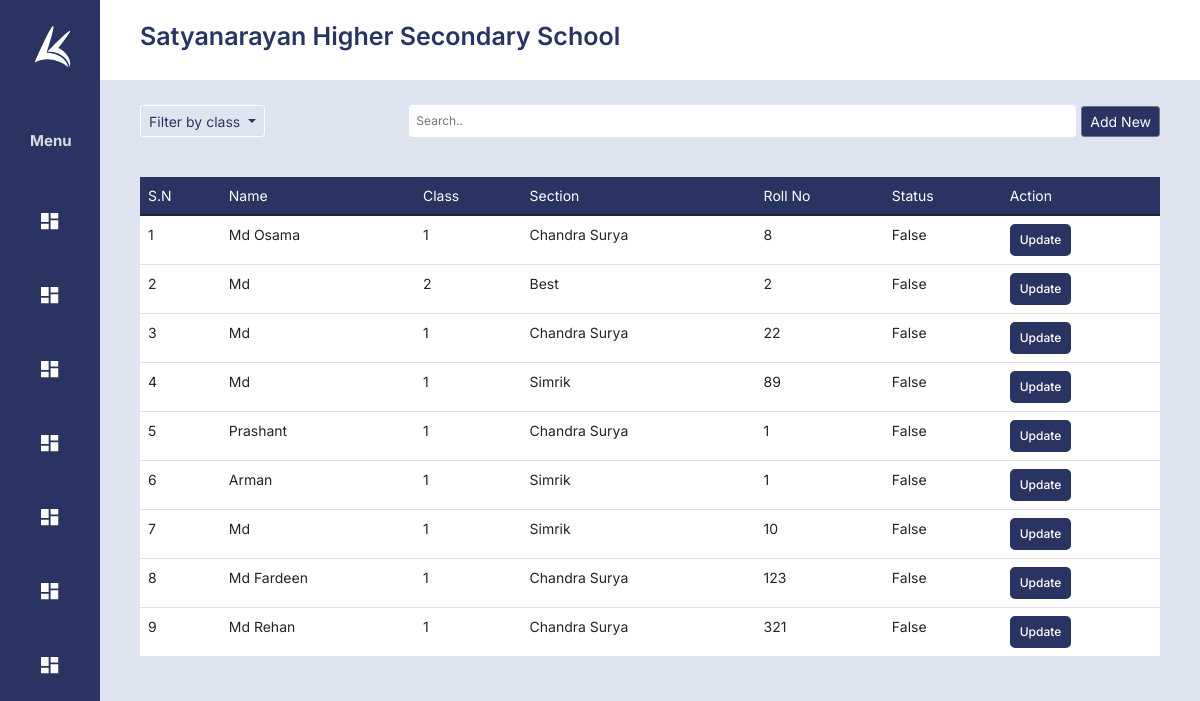
The app's page /students (signed in) with its own data.
### school/models.py (models this page shows, shortened)
class School(models.Model):
    id = models.IntegerField(primary_key=True, auto_created=True, unique=True, editable=False)
    school_name  = models.CharField(max_length=225)
    school_address  = models.CharField(max_length=225)
    date_registration  =  models.DateField()
    date_expiration  = models.DateField()
    is_active = models.BooleanField(default=True,)
    user  = models.OneToOneField(User, on_delete=models.CASCADE, unique=True,default=None, null=True,blank=True)
    def __str__(self):
        return self.school_name

class Student(models.Model):
    id = models.IntegerField(primary_key=True, auto_created=True, unique=True, editable=False)
    school =  models.ForeignKey(School, on_delete=models.CASCADE,null=True)
    profile_pic = models.FileField(upload_to='profiles/',null=True)
    medium_of_education = models.CharField(max_length=255,choices=[('English', 'English'), ('Nepali', 'Nepali'), ('Urdu', 'Urdu')],null=True, default='English')
    grade  = models.ForeignKey(Class, on_delete=models.CASCADE,)
    section  = models.ForeignKey(Section, on_delete=models.CASCADE,)
    registration_date = models.DateField(auto_now=True)
    first_name = models.CharField(max_length=225,null=False)
    middle_name = models.CharField(max_length=225,null=True, blank=True)
    last_name = models.CharField(max_length=225,null=True)
    student_dob = models.DateField(default=datetime.now)
    student_gender = models.CharField(max_length=255,choices=[('Male', 'Male'), ('Female', 'Female'), ('Others', 'Others')], null=True) # drop down
    email = models.CharField(max_length=225,null=True)
    mobile_no = models.IntegerField(null=True)
    alternate_mobile_no = models.IntegerField(null=True)
    country = CountryField() # drop down
    state = models.CharField(max_length=225,null=True) # drop down
    city = models.CharField(max_length=225,null=True) # drop down
    zip = models.CharField(max_length=225,null=True) # drop down
    roll_no = models.IntegerField(null=True)
    previous_school_name = models.CharField(max_length=225,null=True,blank=True)
    previous_school_Address = models.CharField(max_length=225, null=True,blank=True)
    parent = models.ForeignKey(Parent, on_delete=models.CASCADE,null=True, blank=True)
    user  = models.OneToOneField(User, on_delete=models.CASCADE, unique=True,default=None, null=True,blank=True)
    transfer_certificate = models.FileField(upload_to='files/', blank=True)
    is_active = models.BooleanField(default=True,blank=True)

class Section(models.Model):
    id = models.IntegerField(primary_key=True, auto_created=True, unique=True, editable=False)
    school =  models.ForeignKey(School, on_delete=models.CASCADE,null=True)
    grade = models.ForeignKey(Class, on_delete=models.CASCADE,)
    section_name = models.CharField(max_length=225)
    is_active = models.BooleanField(default=True)
    def __str__(self):
        return self.section_name

class Class(models.Model):
    id = models.IntegerField(primary_key=True, auto_created=True, unique=True, editable=False)
    school =  models.ForeignKey(School, on_delete=models.CASCADE,null=True)
    class_name  = models.CharField(max_length=225)
    is_active = models.BooleanField(default=True)
    def __str__(self):
        return self.class_name

### school/views.py (the view)
# urls.py: path('students', views.students, name='students'),
@login_required(login_url='/login')
def students(request):
    school = getschool(request)
    if not school:
        return redirect('/login')
    students = getStudents(request)
    classes = getClasses(request)
    context ={'school': school, 'students': students, 'classes': classes}
    return render(request, 'students.html', context)

### school/functions.py (called while the page is built)
def getschool(request):
    schools =  School.objects.filter(user = request.user)
    school = None
    if schools:
        school = schools[0]
    return school

def getClasses(request):
    return Class.objects.filter(school = getschool(request)).all()

def getStudents(request, grade=None):
    students = None
    if grade != None:
        students = Student.objects.filter(school = getschool(request)).all().filter(grade=grade)
    else:
        students = Student.objects.filter(school = getschool(request)).all()
    return students

### templates/students.html (shortened to what this page needs)
{% extends 'dashboardskeleton.html' %}
{% block body %}
<link rel="stylesheet" href="/static/css/users.css">
<div class="options">
    <div class="btn-group">
        <button class="btn btn-secondary btn-sm dropdown-toggle filter" type="button" data-bs-toggle="dropdown" aria-expanded="false">
            Filter by class
        </button>
    </div>
    <div class="table-actions">
        <input type="text" class="searchfiled" placeholder="Search.." oninput="search(this.value, 'table')">
        <a href="/register/student/">
            <div class="btn-group">
                <button class="btn btn-secondary btn-sm btn-c" type="button" >Add New</button>
            </div>
        </a>
    </div>
</div>
<table class="table">
    <thead>
        <td>
            S.N
        </td>
        <td>
            Name
        </td>
        <td>
            Class
        </td>
        <td>
            Section
        </td>
        <td>
            Roll No
        </td>
        <td>
            Status
        </td>
        <td>
            Action
        </td>
    </thead>
    <tbody id="table">
        {% for student in students %}
        <tr>
            <td>
                {{forloop.counter }}
            </td>
            <td id="name">
                {{student.first_name}}
            </td>
            <td id="grade">
                {{student.section.grade}}
            </td>
            <td id="section">
                {{student.section}}
            </td>
            <td>
                {{student.roll_no}}
            </td>
            <td>
                {{student.is_active}}
            </td>
            <td>
                <a href="/register/student?id={{student.id}}">
                    <button>Update</button>
                </a>
            </td>
        </tr>
        {% endfor %}
    </tbody>
</table>
{% endblock body %}

### templates/dashboardskeleton.html (shortened to what this page needs)
<!DOCTYPE html>
<html lang="en">
  <head>
    <link
      href="https://cdn.jsdelivr.net/npm/bootstrap@5.1.3/dist/css/bootstrap.min.css"
      rel="stylesheet"
    />
    <link rel="stylesheet" href="/static/css/style.css" />
  </head>
  <body>
    <div class="c-body">
    <div class="drawer">
            <div class="drawer-header">
                <img class="large-logo" src="/static/assets/logo.svg" alt="logo" /><img class="small-logo"
                    src="/static/assets/smLogo.svg" alt="logo" />
            </div>
            <div class="drawer-heading">Menu</div>
            <a href="/dashboard">
                  <div class="drawer-comp">
                <span><img class="drawer-comp-logo" src="/static/assets/dashboard.svg" alt="" /></span>
            </div>
            </a>
            <p>
            <a class="drawer-comp" data-bs-toggle="collapse" href="#collapseExample" role="button" aria-expanded="false" aria-controls="collapseExample">
                <span><img class="drawer-comp-logo" src="/static/assets/dashboard.svg" alt="" /></span>
            </a>
            </p>
              <p>
            <a class="drawer-comp" data-bs-toggle="collapse" href="#collapseExample1" role="button" aria-expanded="false" aria-controls="collapseExample1">
                <span><img class="drawer-comp-logo" src="/static/assets/dashboard.svg" alt="" /></span>
            </a>
            </p>
              <p>
            <a class="drawer-comp" data-bs-toggle="collapse" href="#collapseExample2" role="button" aria-expanded="false" aria-controls="collapseExample2">
                <span><img class="drawer-comp-logo" src="/static/assets/dashboard.svg" alt="" /></span>
            </a>
            </p>
           <p>
            <a class="drawer-comp" data-bs-toggle="collapse" href="#collapseExample3" role="button" aria-expanded="false" aria-controls="collapseExample3">
                <span><img class="drawer-comp-logo" src="/static/assets/dashboard.svg" alt="" /></span>
            </a>
            </p>
              <p>
            <a class="drawer-comp" data-bs-toggle="collapse" href="#collapseExample4" role="button" aria-expanded="false" aria-controls="collapseExample4">
                <span><img class="drawer-comp-logo" src="/static/assets/dashboard.svg" alt="" /></span>
            </a>
            </p>
              <p>
            <a class="drawer-comp" data-bs-toggle="collapse" href="#collapseExample5" role="button" aria-expanded="false" aria-controls="collapseExample5">
                <span><img class="drawer-comp-logo" src="/static/assets/dashboard.svg" alt="" /></span>
            </a>
            </p>
        </div>
      <div class="d-body">
        <div class="c-nav">
            <h2 class='school-name'>
            {{school}}
            </h2>
        </div>
        {% block body %}
        {% endblock body %}
    </div>
  </body>
</html>

### static/css/style.css (style rules this page uses)
body { font-family: "Inter", sans-serif; }
.c-body { background-color: #DFE5F0; margin: 0px; }
.drawer { width: 250px; background-color: #293462; min-height: 100vh; margin: 0; min-width: 250px; transition: .5s; display: flex; flex-direction: column; }
.drawer-comp { color: white; font-size: 16px; text-decoration: none; display: flex; flex-direction: row; justify-content: flex-start; align-content: space-around; align-items:center; padding: 10px 20px; }
.drawer-comp-logo { margin-right: 15px; }
.drawer-header { color: white; display: flex; flex-direction: column; align-items: center; margin: 50px 20px; transition: .5s; }
.drawer-heading { color: rgba(255, 255, 255, 0.853); font-size: 20px; font-weight: 700; padding: 30px; }
.small-logo { display: none; transition: .5s; }
.c-body { display: flex; flex-direction: row; }
.d-body { display: flex; width: 100%; flex-direction: column; }
.c-nav { background-color: #FFFFFF; color: #000; height: 80px; display: flex; flex-direction: row; align-items: center; padding-left: 40px; margin-bottom: 25px; }
.school-name { font-size: 25px; font-weight: 600; color: #293462; }
@media only screen and (max-width: 1200px) { .small-logo { display: block; } }
@media only screen and (max-width: 1200px) { .drawer-header { margin: 25px 20px; } }
@media only screen and (max-width: 1200px) { .drawer-heading { color: rgba(255, 255, 255, 0.819); font-size: 15px; font-weight: 700; flex-direction: row; justify-content: center; align-content: space-around; align-items:center; } }
@media only screen and (max-width: 1200px) { .drawer { width: 0px; background-color: #293462; min-height: 100vh; margin: 0; min-width: 100px; transition: 1s; } }
@media only screen and (max-width: 1200px) { .drawer-comp { color: white; border-radius: 5px; display: flex; flex-direction: row; justify-content: center; align-content: space-around; align-items:center; margin: 10px 20px; padding: 15px; } }
@media only screen and (max-width: 1200px) { .drawer-comp-logo { margin: 0px; } }
button { background-color: #293462; color: white; border: none; padding: 5px 8px; border-radius: 5px; font-size: 12px; transition: .2s; border: 2px solid #293462; font-weight: 500; }

### static/css/users.css (style rules this page uses)
tbody>tr { background-color: white; }
body { font-family: "Inter", sans-serif; }
thead { background-color: #293462; color: white; }
.table { margin: 40px; width: calc(100% - 80px); font-size: 14px; }
.options { display: flex; flex-direction: row; justify-content: space-between; margin: 0px 40px; }
.filter { background-color: transparent; border: 1px #ffffff solid; color: #293462; }
.btn-c { background-color: #293462; }
.searchfiled { width: 667px; margin-right: 5px; border-radius: 4px; border: 2px #ffffff solid; padding: 5px; font-size: 12px; outline: none ; }
.table-actions { display: flex; flex-direction: row; align-items: center; }

### templates/dashboardskeleton.html (style rules this page uses)
p { margin: 0px; }
a { text-decoration: none; }

### records on screen
School: school_name "Satyanarayan Higher Secondary School"
Student: first_name "Md Osama", section.grade "1", section "Chandra Surya", roll_no "8", is_active "False"
Student: first_name "Md", section.grade "2", section "Best", roll_no "2", is_active "False"
Student: first_name "Md", section.grade "1", section "Chandra Surya", roll_no "22", is_active "False"
Student: first_name "Md", section.grade "1", section "Simrik", roll_no "89", is_active "False"
Student: first_name "Prashant", section.grade "1", section "Chandra Surya", roll_no "1", is_active "False"
Student: first_name "Arman", section.grade "1", section "Simrik", roll_no "1", is_active "False"
Student: first_name "Md", section.grade "1", section "Simrik", roll_no "10", is_active "False"
Student: first_name "Md Fardeen", section.grade "1", section "Chandra Surya", roll_no "123", is_active "False"
Student: first_name "Md Rehan", section.grade "1", section "Chandra Surya", roll_no "321", is_active "False"
